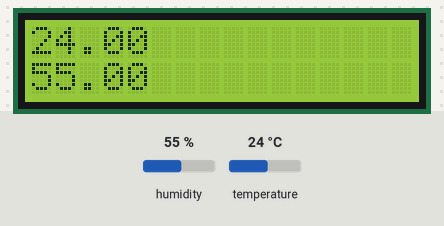
The sketch below on a simulated Arduino Uno, built with avr-gcc and run on an emulated ATmega328P. On the bench: 16×2 character LCD. The inputs (shaded band) are chosen by the test bench; at power-on: humidity 55 %, temperature 24 °C.

Above: at 3.2 s.
3.3 s: humidity set to 22 %
At 12.5 s:
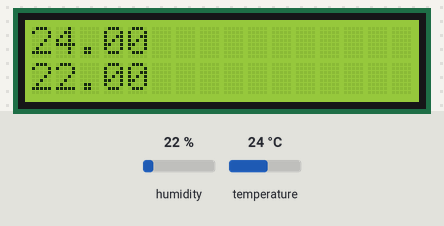
13.6 s: temperature set to 12 °C
At 23.3 s:
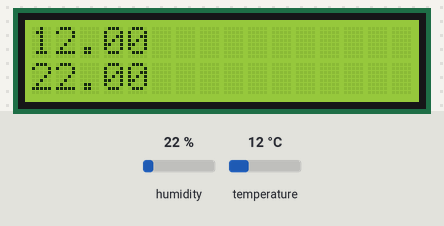
23.6 s: humidity set to 40 %
At 33.3 s:
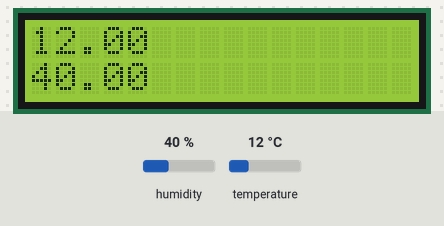
33.6 s: temperature set to 19 °C
At 43.1 s:
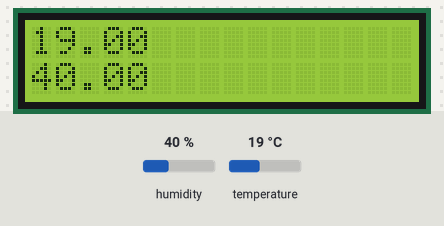
Timing chart, 0 to 44.6 s (numbered marks = the images above; inputs shaded):
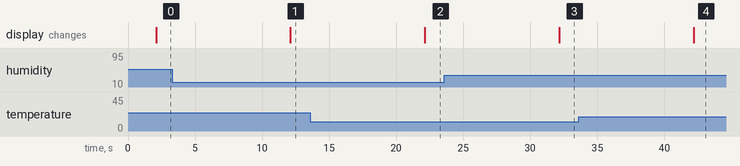

Measured:
- after the input at 3.3 s, the display: changes after 8.8 s (image 1)
- after the input at 13.6 s, the display: changes after 8.5 s (image 2)
- after the input at 23.6 s, the display: changes after 8.6 s (image 3)
- after the input at 33.6 s, the display: changes after 8.6 s (image 4)

The sketch:

lcd-dht11.ino
```cpp
#include <LiquidCrystal.h>
#include <DHT.h>

#define DHTPIN A0
#define DHTTYPE DHT11

LiquidCrystal lcd(12, 11, 5, 4, 3, 2);
DHT dht(DHTPIN, DHTTYPE);

void setup()
{

  lcd.begin(16, 2);
  delay(2000);//Aguarda 1 seg antes de acessar as informações do sensor
}

void loop() {
  lcd.clear();

  float temperatura = dht.readTemperature(); // padrão é celsius
  float humidade = dht.readHumidity();

  lcd.setCursor(0, 0);
  lcd.print(temperatura);
  lcd.setCursor(0, 1);
  lcd.print(humidade);
  delay(10000);
}
```
